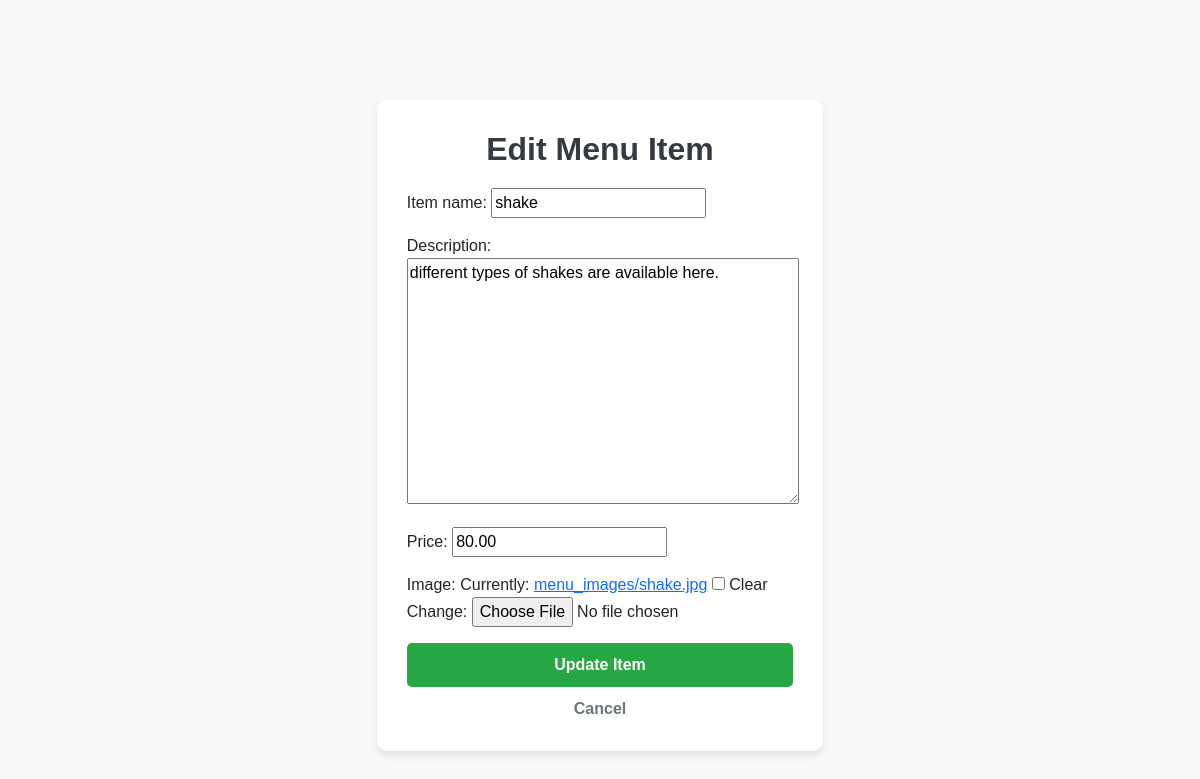
The app's page /menu-edit/2/ (signed in) with its own data.
### app/models.py (models this page shows, shortened)
class MenuCard(models.Model):
    staf = models.ForeignKey(Staf, on_delete=models.CASCADE)  # Link menu to a staff user
    item_name = models.CharField(max_length=200)
    description = models.TextField()
    price = models.DecimalField(max_digits=6, decimal_places=2)
    image = models.ImageField(upload_to='menu_images/', blank=True, null=True)

### app/views.py (the view)
# urls.py: path("menu-edit/<int:item_id>/", views.edit_menu_item, name="edit_menu_item"),
def edit_menu_item(request, item_id):
    if "user_id" not in request.session or request.session.get("user_type") != "Staf":
        messages.error(request, "You must be logged in as a staff member to edit menu items.")
        return redirect("login")
    menu_item = get_object_or_404(MenuCard, id=item_id, staf_id=request.session["user_id"])  # Ensure staff can edit only their items
    if request.method == "POST":
        form = MenuCardForm(request.POST, request.FILES, instance=menu_item)
        if form.is_valid():
            form.save()
            messages.success(request, "Menu item updated successfully!")
            return redirect("stafhome")
    else:
        form = MenuCardForm(instance=menu_item)
    return render(request, "staf/edit_menu.html", {"form": form, "menu_item": menu_item})

### app/forms.py
class MenuCardForm(forms.ModelForm):
    class Meta:
        model = MenuCard
        fields = ['item_name', 'description', 'price', 'image']

### templates/staf/edit_menu.html (shortened to what this page needs)
<!DOCTYPE html>
<html lang="en">
<head>
    <link href="https://cdn.jsdelivr.net/npm/bootstrap@5.3.0/dist/css/bootstrap.min.css" rel="stylesheet">
</head>
<body>
    <div class="container">
        <div class="edit-card">
            <h2>Edit Menu Item</h2>
            <form method="post" enctype="multipart/form-data">
                {{ form.as_p }}
                <button type="submit" class="btn-submit">Update Item</button>
            </form>
            <a href="{% url 'stafhome' %}" class="btn-cancel">Cancel</a>
        </div>
    </div>
</body>
</html>

### templates/staf/edit_menu.html (style rules this page uses)
body { background-color: #f8f9fa; font-family: 'Poppins', sans-serif; }
.container { margin-top: 100px; display: flex; justify-content: center; }
.edit-card { width: 40%; background: #fff; padding: 30px; border-radius: 10px; box-shadow: 0px 4px 10px rgba(0, 0, 0, 0.1); }
.edit-card h2 { text-align: center; color: #343a40; font-weight: bold; margin-bottom: 20px; }
.btn-submit { width: 100%; background-color: #28a745; color: white; font-weight: bold; padding: 10px; border: none; border-radius: 5px; cursor: pointer; transition: 0.3s ease-in-out; }
.btn-cancel { display: block; width: 100%; text-align: center; margin-top: 10px; text-decoration: none; color: #6c757d; font-weight: bold; transition: 0.3s ease-in-out; }

### records on screen
MenuCard: item_name "shake", description "different types of shakes are available here.", price "80.00"
